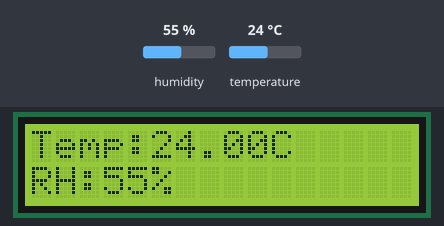
A sketch run on a simulated Arduino Uno, built with avr-gcc and run on an emulated ATmega328P. Parts: 16×2 character LCD. The test bench sets the inputs (shaded band); at power-on: humidity 55 %, temperature 24 °C. What the sketch prints to the serial monitor is not drawn.

Above: at 2.7 s.
2.8 s: humidity set to 22 %
At 5.3 s:
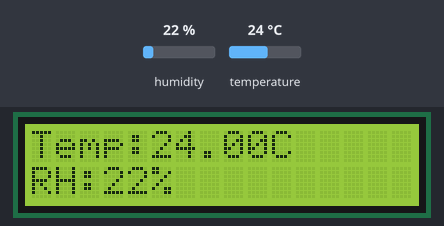
5.8 s: temperature set to 12 °C
At 7.2 s:
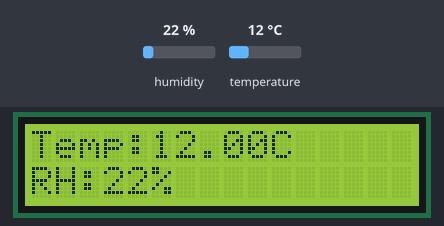
8.8 s: humidity set to 40 %
At 10.9 s:
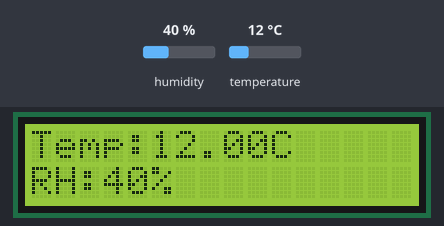
11.8 s: temperature set to 19 °C
At 12.8 s:
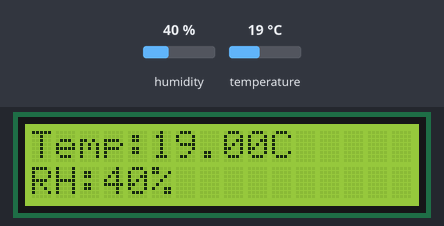
Timing chart, 0 to 14.8 s (numbered marks = the images above; inputs shaded):
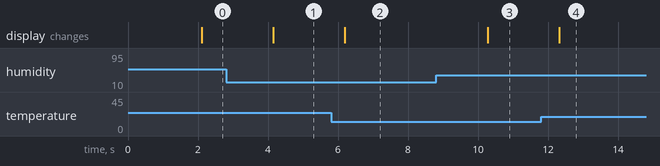

Measured:
- after the input at 2.8 s, the display: changes after 1.3 s (image 1)
- after the input at 5.8 s, the display: changes after 0.39 s (image 2)
- after the input at 8.8 s, the display: changes after 1.5 s (image 3)
- after the input at 11.8 s, the display: changes after 0.52 s (image 4)

The sketch:

DHTtester_noIOT.ino
```cpp
#include "DHT.h"
#include <Wire.h>
#include <LiquidCrystal_I2C.h>

#define DHTPIN 4     // Digital pin connected to the DHT sensor
#define DHTTYPE DHT11   // DHT 11

// Connect pin 1 (on the left) of the sensor to +5V
// NOTE: If using a board with 3.3V logic like an Arduino Due connect pin 1
// to 3.3V instead of 5V!
// Connect pin 2 of the sensor to whatever your DHTPIN is
// Connect pin 3 (on the right) of the sensor to GROUND (if your sensor has 3 pins)
// Connect pin 4 (on the right) of the sensor to GROUND and leave the pin 3 EMPTY (if your sensor has 4 pins)
// Connect a 10K resistor from pin 2 (data) to pin 1 (power) of the sensor

// Set the LCD address to 0x27 for a 16 chars and 2 line display
LiquidCrystal_I2C lcd(0x27, 16, 2);
DHT dht(DHTPIN, DHTTYPE);

void setup() {
  Serial.begin(9600);
  Serial.println(F("DHTxx test!"));

  dht.begin();
  lcd.begin();
  lcd.backlight();
}

void loop() {
  // Wait a few seconds between measurements.
  delay(2000);

  // Reading temperature or humidity takes about 250 milliseconds!
  // Sensor readings may also be up to 2 seconds 'old' (its a very slow sensor)
  int h = dht.readHumidity();
  // Read temperature as Celsius (the default)
  float t = dht.readTemperature();

  // Check if any reads failed and exit early (to try again).
  if (isnan(h) || isnan(t)) {
    Serial.println(F("Failed to read from DHT sensor!"));
    return;
  }

  lcd.setCursor(0,0);
  lcd.print("Temp:");
  lcd.print(t);
  lcd.print("C");
  lcd.setCursor(0,1);
  lcd.print("RH:");
  lcd.print(h);
  lcd.print("%");

  Serial.print(F("Humidity: "));
  Serial.print(h);
  Serial.print(F("%  Temperature: "));
  Serial.print(t);
  Serial.println(F("°C "));
}
```
